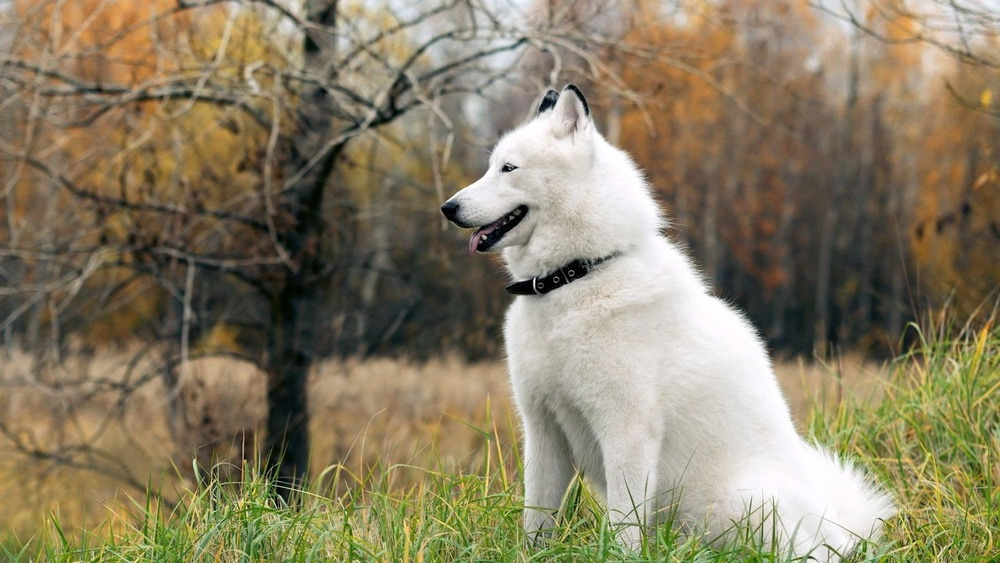
#> input picture Lab1_1/dog.jpeg, 1000 x 563 px, shrunk from 1470 x 827 before the run
$ python main.py
#> lines starting #> are read from the running program, lines starting #| are printed output that depends on the picture
#> further down, image is the input picture: shape (563, 1000, 3); mean B, G, R 100.7, 127, 137.4
import cv2
import numpy as np

def static_color_correction(image, red_gain, green_gain, blue_gain):
    """
    Применяет метод статической цветокоррекции к изображению.

    Аргументы:
    image -- исходное изображение (в формате BGR)
    red_gain -- коэффициент коррекции для канала Red
    green_gain -- коэффициент коррекции для канала Green
    blue_gain -- коэффициент коррекции для канала Blue

    Возвращает:
    Корректированное изображение.
    """
#> called with red_gain = 1.2, green_gain = 0.8, blue_gain = 0.9
    # Создание пустого массива той же формы, что и исходное изображение
    corrected_image = np.zeros_like(image)

    # Применение коррекции к каждому каналу изображения
    corrected_image[:, :, 0] = np.clip(image[:, :, 0] * blue_gain, 0, 255)
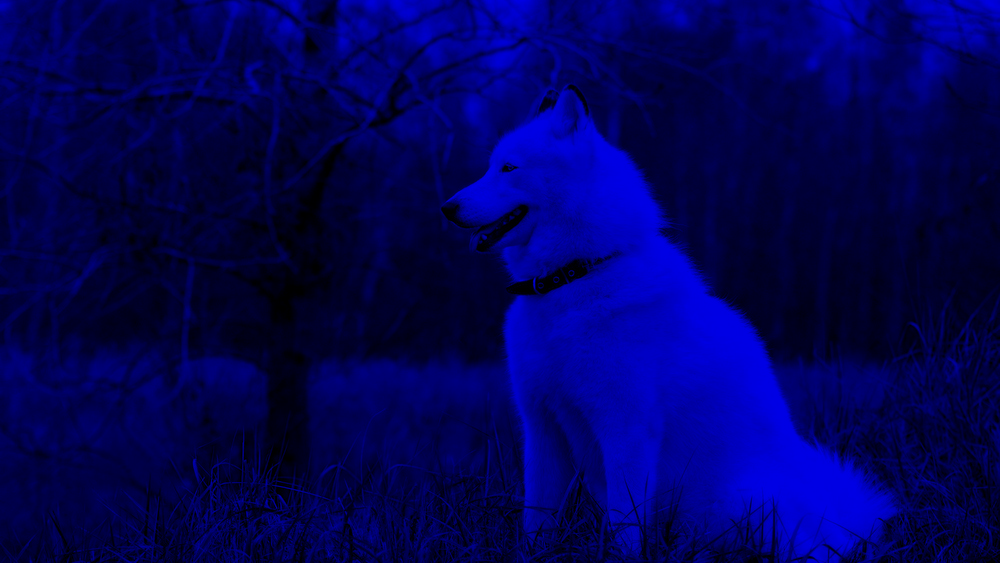
#> corrected_image: shape (563, 1000, 3); mean B, G, R 90.2, 0, 0
    corrected_image[:, :, 1] = np.clip(image[:, :, 1] * green_gain, 0, 255)
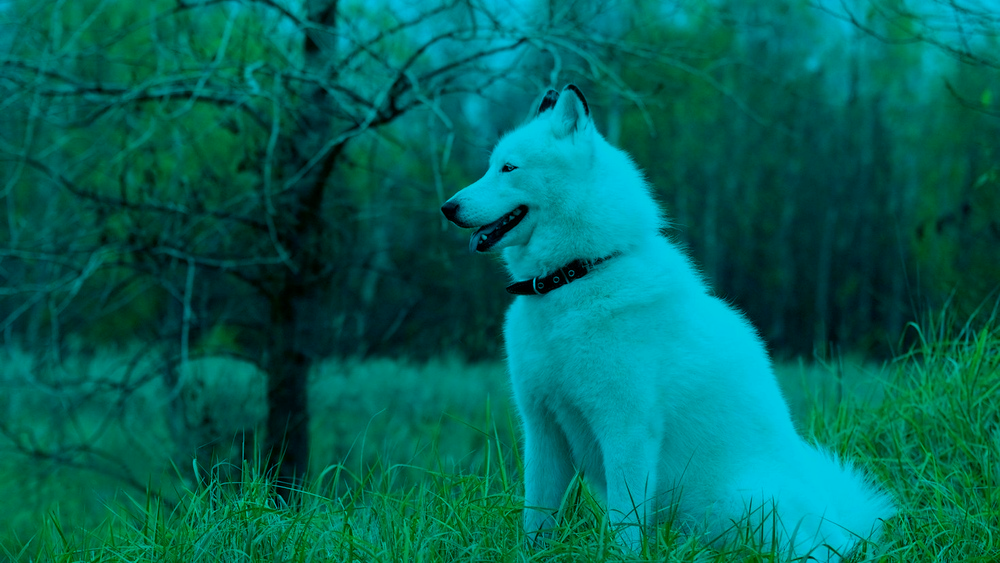
#> corrected_image: shape (563, 1000, 3); mean B, G, R 90.2, 101.2, 0
    corrected_image[:, :, 2] = np.clip(image[:, :, 2] * red_gain, 0, 255)
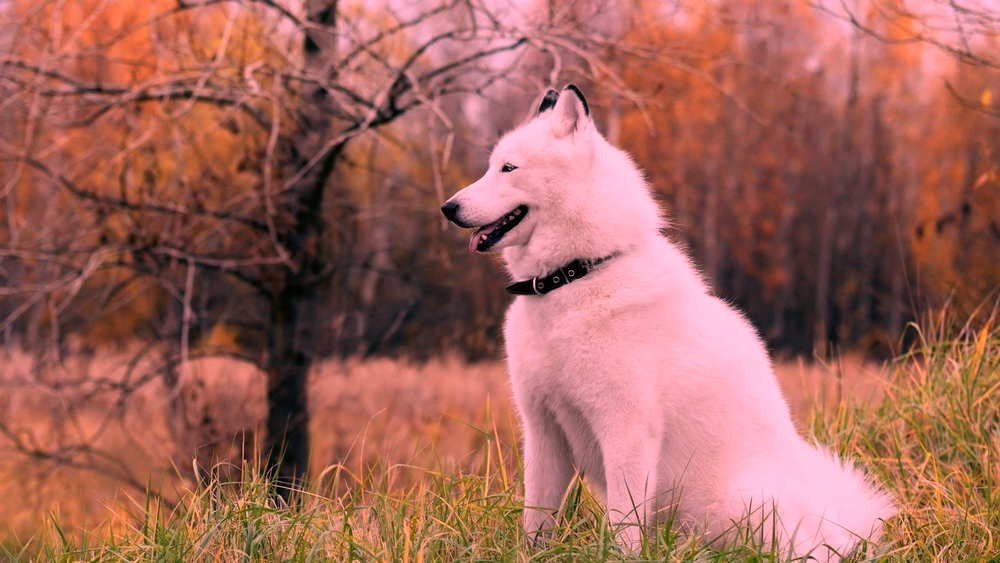
#> corrected_image: shape (563, 1000, 3); mean B, G, R 90.2, 101.2, 162.1

    return corrected_image


# Загрузка изображения
image = cv2.imread('dog.jpeg')

# Коэффициенты коррекции для каждого канала (можно настроить по желанию)
red_gain = 1.2
green_gain = 0.8
blue_gain = 0.9

# Применение статической цветокоррекции
corrected_image = static_color_correction(image, red_gain, green_gain, blue_gain)

# Отображение исходного и скорректированного изображений
cv2.imshow('Input Image', image)
cv2.imshow('Corrected Image', corrected_image)
cv2.waitKey(0)
cv2.destroyAllWindows()
